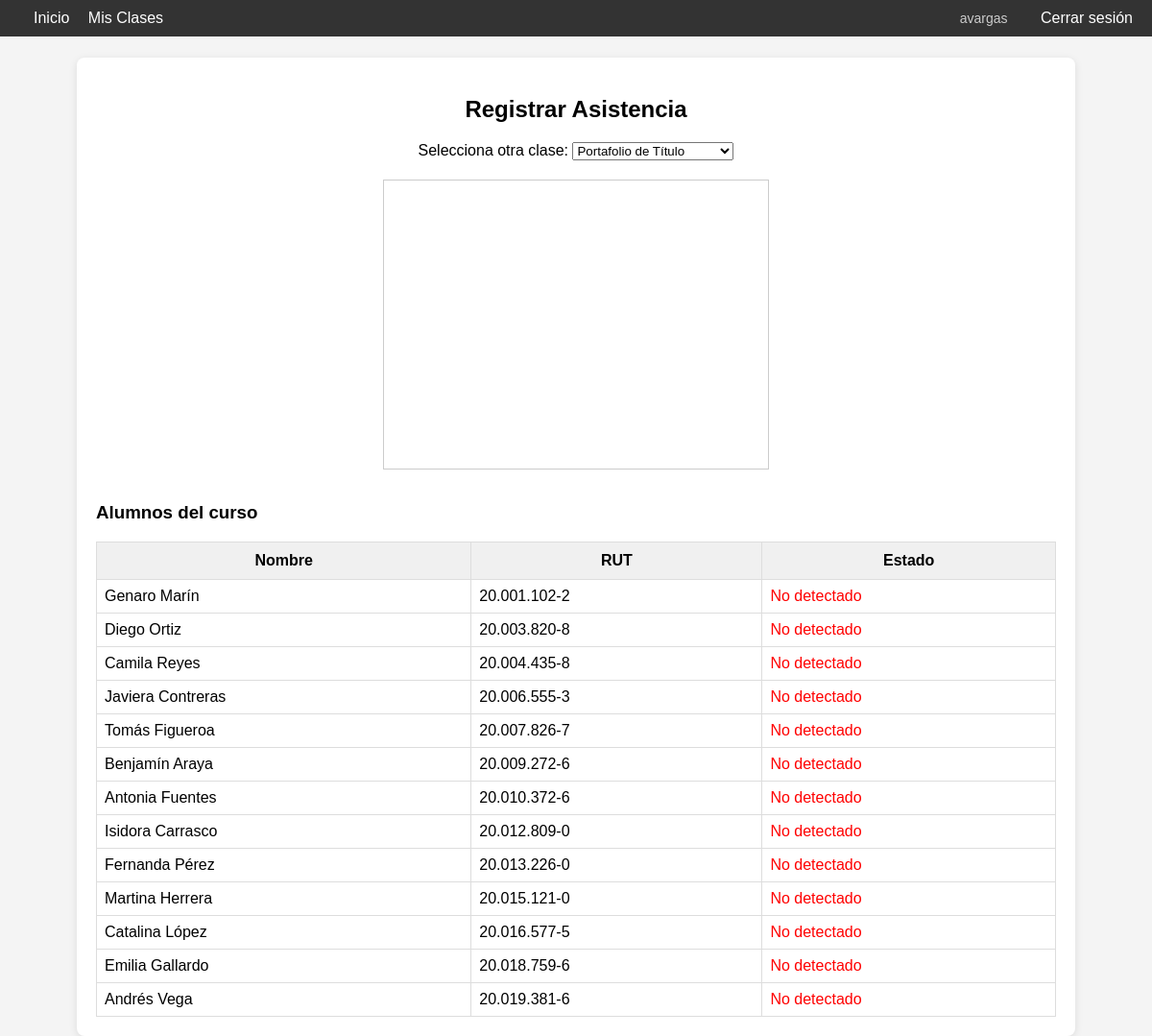
/asistencia/1 (signed in), run on an earlier commit of the app's database.
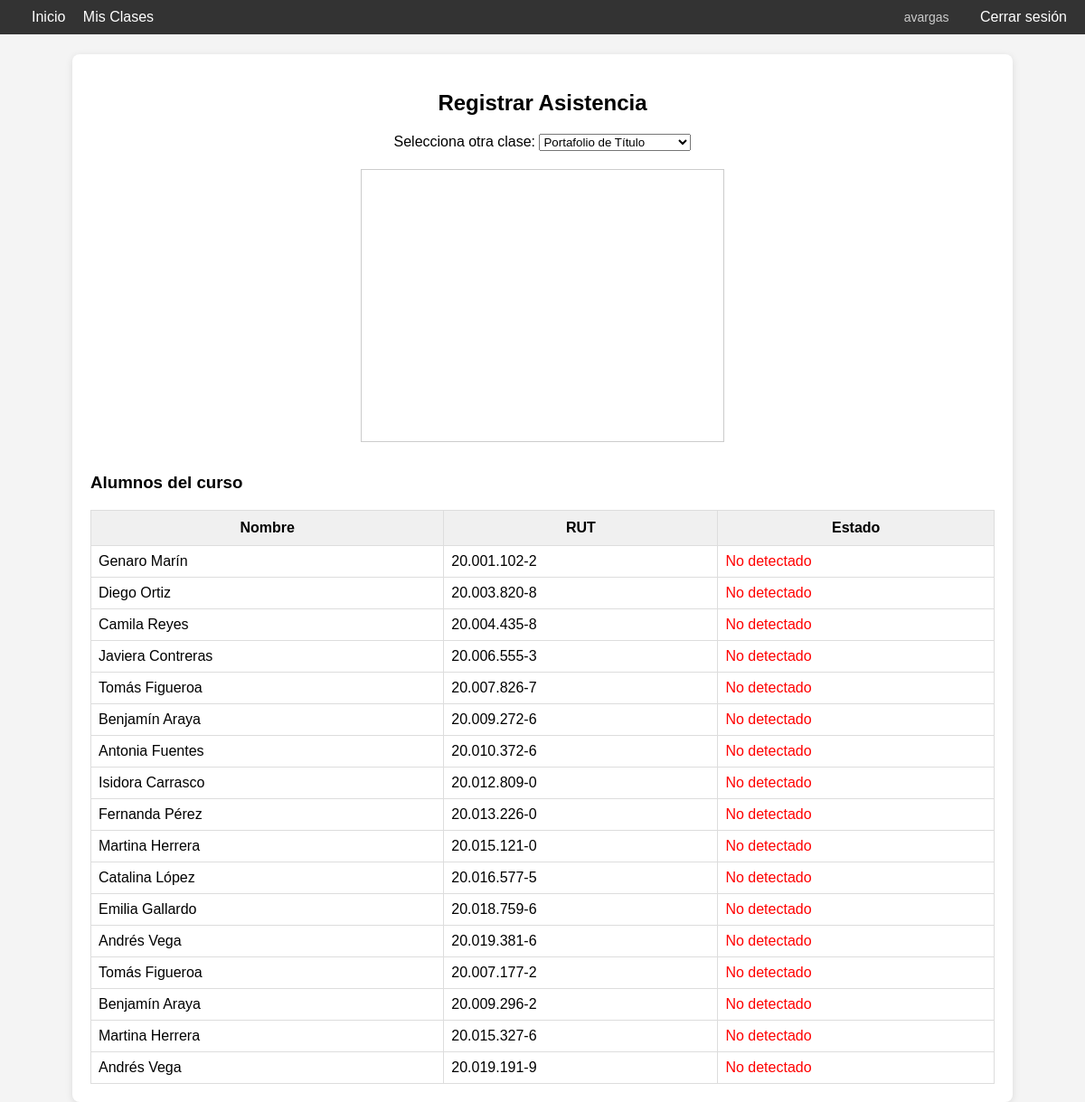
And on a later commit of the database.
### tables this page shows
CREATE TABLE alumno (
        id INTEGER PRIMARY KEY AUTOINCREMENT,
        nombre TEXT NOT NULL,
        rut TEXT NOT NULL UNIQUE,
        datos_rostro BLOB NOT NULL
    );

### app/routes.py (the view)
@app.route('/asistencia/<int:clase_id>')
def asistencia(clase_id):
    if 'usuario' not in session:
        return redirect(url_for('login'))
    conexion = sqlite3.connect("asistencia.db")
    cursor = conexion.cursor()
    cursor.execute("""
        SELECT alumno.id, alumno.nombre, alumno.rut
        FROM alumno
        JOIN alumno_clase ON alumno.id = alumno_clase.alumno_id
        WHERE alumno_clase.clase_id = ?
    """, (clase_id,))
    alumnos = [{"id": a[0], "nombre": a[1], "rut": a[2]} for a in cursor.fetchall()]
    cursor.execute("SELECT id, nombre FROM clase ORDER BY fecha DESC")
    clases_disponibles = cursor.fetchall()
    conexion.close()
    return render_template('asistencia.html', clase_id=clase_id, alumnos=alumnos, clases_disponibles=clases_disponibles)

### app/templates/asistencia.html (shortened to what this page needs)
{% extends "base.html" %}
{% block content %}
<h2 style="text-align: center;">Registrar Asistencia</h2>
<div style="text-align: center; margin-bottom: 20px;">
    <form method="GET" action="" onsubmit="return false;">
        <label for="selector_clase">Selecciona otra clase:</label>
        <select id="selector_clase" onchange="cambiarClase(this)">
            {% for clase in clases_disponibles %}
                <option value="{{ clase[0] }}" {% if clase[0] == clase_id %}selected{% endif %}>
                    {{ clase[1] }}
                </option>
            {% endfor %}
        </select>
    </form>
</div>
<div style="text-align:center;">
    <video id="video" width="400" height="300" autoplay style="border:1px solid #ccc;"></video>
</div>
<h3 style="margin-top: 30px;">Alumnos del curso</h3>
<table style="width: 100%; border-collapse: collapse; margin-top: 10px;">
    <tr style="background-color: #f0f0f0;">
        <th style="padding: 10px; border: 1px solid #ddd;">Nombre</th>
        <th style="padding: 10px; border: 1px solid #ddd;">RUT</th>
        <th style="padding: 10px; border: 1px solid #ddd;">Estado</th>
    </tr>
    {% for alumno in alumnos %}
    <tr data-alumno-id="{{ alumno.id }}">
        <td style="padding: 8px; border: 1px solid #ddd;">{{ alumno.nombre }}</td>
        <td style="padding: 8px; border: 1px solid #ddd;">{{ alumno.rut }}</td>
        <td class="estado" style="padding: 8px; border: 1px solid #ddd;">
            {% if alumno.detectado %}
                <span style="color:green;">Detectado</span>
            {% else %}
                <span style="color:red;">No detectado</span>
            {% endif %}
        </td>
    </tr>
    {% endfor %}
</table>
{% endblock %}

What changed in the data, as far as the page shows it:
added alumno: nombre "Tomás Figueroa", rut "20.007.177-2"
added alumno: nombre "Benjamín Araya", rut "20.009.296-2"
added alumno: nombre "Martina Herrera", rut "20.015.327-6"
added alumno: nombre "Andrés Vega", rut "20.019.191-9"
